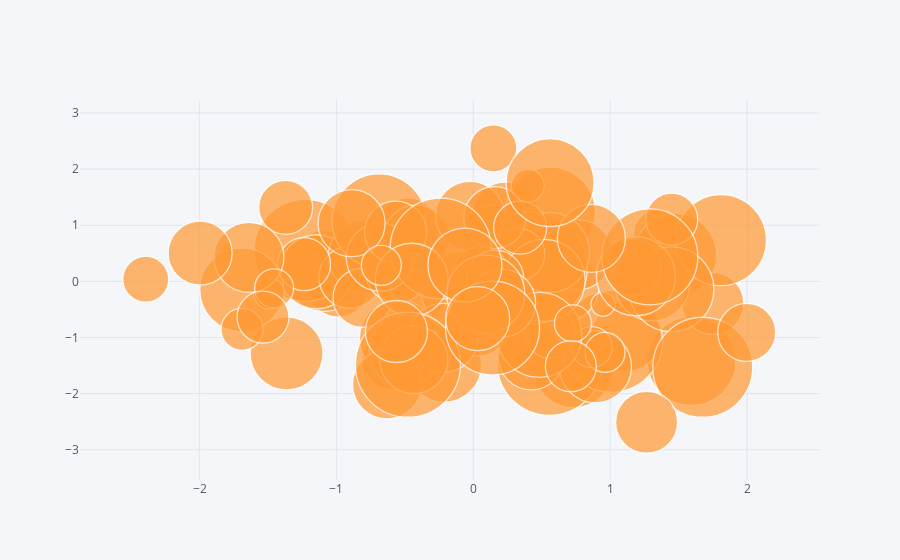

Notebook code for this chart:
### Code cell
df.iplot(kind = 'bubble', x = 'A', y = 'B', size = 'C')
